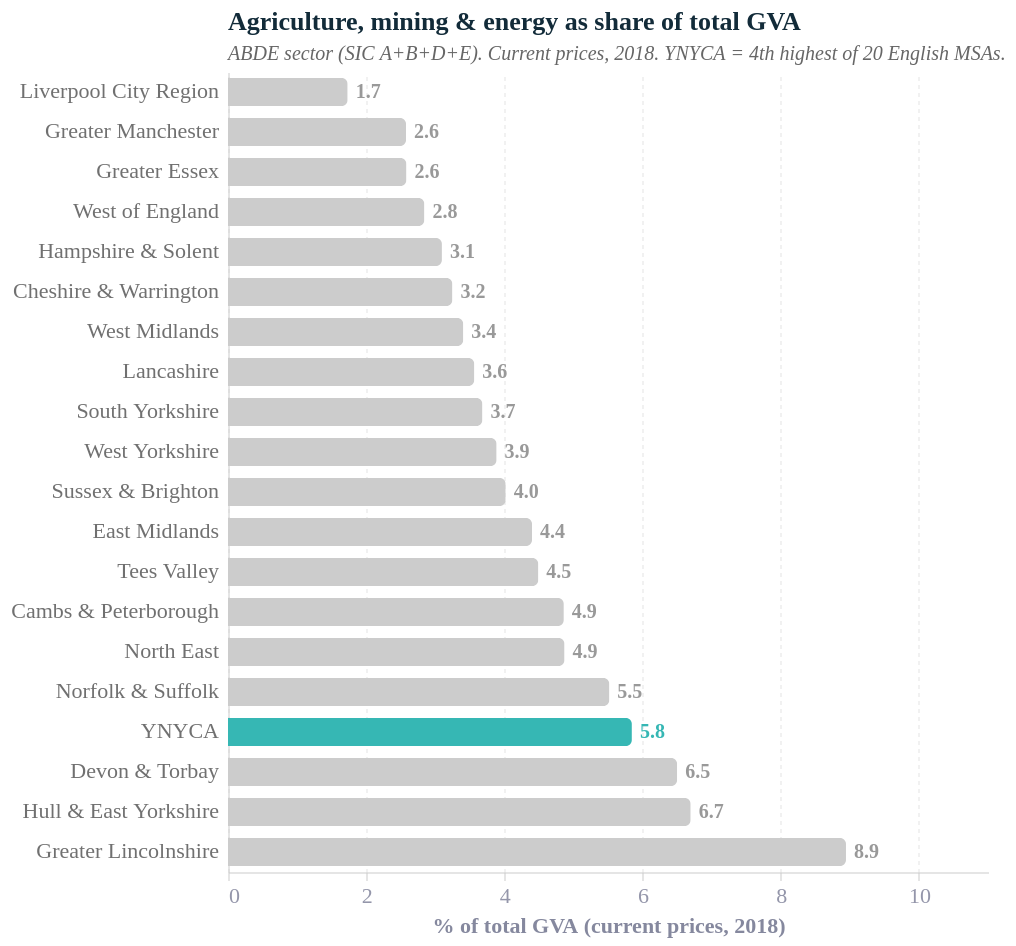

The notebook cell this image was saved under:
### Code cell
# Chart 1 — Cross-MSA ABDE share (Agriculture/mining/energy proxy), 2018
YEAR = 2018
_pivot = _msa_only[_msa_only['sic'].isin(['total', 'ABDE']) & (_msa_only['year'] == YEAR)] \
    .groupby(['msa_name', 'sic'])['value'].sum().reset_index()
_wide = _pivot.pivot_table(index='msa_name', columns='sic', values='value').reset_index()
_wide.columns.name = None
_wide = _wide.rename(columns={'total': 'gva_total', 'ABDE': 'gva_abde'})
_wide['abde_share'] = _wide['gva_abde'] / _wide['gva_total'] * 100
_wide['is_ynyca']   = _wide['msa_name'] == 'York and North Yorkshire'
_wide['short_name'] = _wide['msa_name'].map(NAME_MAP).fillna(_wide['msa_name'])
_wide = _wide.sort_values('abde_share', ascending=True)
MSA_ORDER = _wide['short_name'].tolist()

bars = alt.Chart(_wide).mark_bar(cornerRadiusEnd=3).encode(
    y=alt.Y('short_name:N', sort=MSA_ORDER, title=None,
            axis=alt.Axis(labelFontSize=11, labelColor='#333')),
    x=alt.X('abde_share:Q', title='% of total GVA (current prices, 2018)',
            scale=alt.Scale(domain=[0, 11]),
            axis=alt.Axis(format='d', grid=True, gridColor='#eeeeee', gridOpacity=0.8, tickCount=6)),
    color=alt.condition(alt.datum.is_ynyca, alt.value(TEAL), alt.value('#cccccc')),
    size=alt.condition(alt.datum.is_ynyca, alt.value(18), alt.value(14)),
    tooltip=['msa_name:N', alt.Tooltip('abde_share:Q', format='.1f', title='ABDE share %'),
             alt.Tooltip('gva_abde:Q', format=',.0f', title='ABDE GVA £m'),
             alt.Tooltip('gva_total:Q', format=',.0f', title='Total GVA £m')],
)
labels = alt.Chart(_wide).mark_text(align='left', dx=4, fontSize=10, fontWeight='bold').encode(
    y=alt.Y('short_name:N', sort=MSA_ORDER),
    x=alt.X('abde_share:Q'),
    text=alt.Text('abde_share:Q', format='.1f'),
    color=alt.condition(alt.datum.is_ynyca, alt.value(TEAL), alt.value('#999')),
)

chart_abde_share = (
    alt.layer(bars, labels)
    .properties(
        width=380, height=400,
        title=alt.TitleParams(
            text='Agriculture, mining & energy as share of total GVA',
            subtitle='ABDE sector (SIC A+B+D+E). Current prices, 2018. YNYCA = 4th highest of 20 English MSAs.',
            anchor='start', fontSize=13, subtitleFontSize=10,
            subtitleColor='#666', subtitleFontStyle='italic', color=NAVY,
        )
    )
    .configure_view(strokeWidth=0, fill='white')
    .configure(background='white')
    .configure_axis(grid=False, domainColor='#cccccc', tickColor='#cccccc')
)
chart_abde_share.save(f'{BASE}/data/processed/charts/msa_abde_share.png', scale_factor=3)
chart_abde_share

### Figure 1 — Vega-Lite specification as saved in the notebook (floating-point values rounded to 4 significant figures)
{"config": {"font": "Circular Std", "text": {"color": "#676A86", "align": "left", "baseline": "middle", "dx": 7, "dy": 0, "fontSize": 11}, "view": {"stroke": null, "continuousWidth": 400, "continuousHeight": 300, "discreteWidth": 400, "discreteHeight": 300}, "range": {"category": ["#36B7B4", "#E6224B", "#F4C245", "#0063AF", "#00A767", "#179FDB", "#EB5C2E"], "diverging": ["#E6224B", "#E54753", "#C9C9C9", "#179FDB", "#122B39"], "heatmap": ["#C9C9C9", "#179FDB", "#0063AF", "#122B39"], "ordinal": ["#00A767", "#36B7B4", "#179FDB", "#0063AF", "#243B5A"]}, "bar": {"color": "#179fdb"}, "line": {"color": "#e6224b"}, "rule": {"color": "#676A86"}, "area": {"opacity": 0.3}, "point": {"filled": true, "size": 80, "color": "#e6224b", "opacity": 0.95}, "geoshape": {"stroke": "white", "strokeWidth": 0.3}, "rect": {"fill": "#d6d4d4", "opacity": 0.3}, "axis": {"labelColor": "#676A86", "labelFontSize": 11, "labelFont": "Circular Std", "labelOpacity": 0.7, "tickColor": "#cccccc", "tickOpacity": 0.5, "domainColor": "#cccccc", "domainOpacity": 0.5, "gridColor": "#676A86", "gridDash": [2, 2], "gridOpacity": 0.5, "title": null, "titleColor": "#676A86", "titleOpacity": 0.8, "tickSize": 4, "grid": false}, "axisXDiscrete": {"grid": false, "labelAngle": 0, "tickCount": 10, "tickOpacity": 0.5, "title": null}, "axisYDiscrete": {"ticks": false, "labelPadding": 5}, "axisXTemporal": {"grid": false, "ticks": true}, "axisXQuantitative": {"grid": true}, "axisYQuantitative": {"gridColor": "#676A86", "gridDash": [1, 5], "gridOpacity": 0.5, "ticks": false, "labelPadding": 5, "tickCount": 8, "titleAngle": 0, "titleAlign": "left", "titleBaseline": "bottom", "titleX": 0, "titleY": -5}, "title": {"color": "#676A86E6", "subtitleColor": "#676A86", "font": "Circular Std", "subtitleFont": "Circular Std", "anchor": "start", "fontSize": 14, "subtitleFontSize": 12, "subtitlePadding": 4, "offset": 0, "frame": "group"}, "legend": {"titleColor": "#122b39", "title": null, "labelColor": "#122b39", "labelFontSize": 11}, "background": "white"}, "layer": [{"mark": {"type": "bar", "cornerRadiusEnd": 3}, "encoding": {"color": {"condition": {"test": "datum.is_ynyca", "value": "#36b7b4"}, "value": "#cccccc"}, "size": {"condition": {"test": "datum.is_ynyca", "value": 18}, "value": 14}, "tooltip": [{"field": "msa_name", "type": "nominal"}, {"field": "abde_share", "format": ".1f", "title": "ABDE share %", "type": "quantitative"}, {"field": "gva_abde", "format": ",.0f", "title": "ABDE GVA £m", "type": "quantitative"}, {"field": "gva_total", "format": ",.0f", "title": "Total GVA £m", "type": "quantitative"}], "x": {"axis": {"format": "d", "grid": true, "gridColor": "#eeeeee", "gridOpacity": 0.8, "tickCount": 6}, "field": "abde_share", "scale": {"domain": [0, 11]}, "title": "% of total GVA (current prices, 2018)", "type": "quantitative"}, "y": {"axis": {"labelColor": "#333", "labelFontSize": 11}, "field": "short_name", "sort": ["Liverpool City Region", "Greater Manchester", "Greater Essex", "West of England", "Hampshire & Solent", "Cheshire & Warrington", "West Midlands", "Lancashire", "South Yorkshire", "West Yorkshire", "Sussex & Brighton", "East Midlands", "Tees Valley", "Cambs & Peterborough", "North East", "Norfolk & Suffolk", "YNYCA", "Devon & Torbay", "Hull & East Yorkshire", "Greater Lincolnshire"], "title": null, "type": "nominal"}}}, {"mark": {"type": "text", "align": "left", "dx": 4, "fontSize": 10, "fontWeight": "bold"}, "encoding": {"color": {"condition": {"test": "datum.is_ynyca", "value": "#36b7b4"}, "value": "#999"}, "text": {"field": "abde_share", "format": ".1f", "type": "quantitative"}, "x": {"field": "abde_share", "type": "quantitative"}, "y": {"field": "short_name", "sort": ["Liverpool City Region", "Greater Manchester", "Greater Essex", "West of England", "Hampshire & Solent", "Cheshire & Warrington", "West Midlands", "Lancashire", "South Yorkshire", "West Yorkshire", "Sussex & Brighton", "East Midlands", "Tees Valley", "Cambs & Peterborough", "North East", "Norfolk & Suffolk", "YNYCA", "Devon & Torbay", "Hull & East Yorkshire", "Greater Lincolnshire"], "type": "nominal"}}}], "data": {"name": "data-65df20393170f32d6e644b40c7f5c3e4"}, "height": 400, "title": {"text": "Agriculture, mining & energy as share of total GVA", "anchor": "start", "color": "#122b39", "fontSize": 13, "subtitle": "ABDE sector (SIC A+B+D+E). Current prices, 2018. YNYCA = 4th highest of 20 English MSAs.", "subtitleColor": "#666", "subtitleFontSize": 10, "subtitleFontStyle": "italic"}, "width": 380, "$schema": "https://vega.github.io/schema/vega-lite/v5.20.1.json", "datasets": {"data-65df20393170f32d6e644b40c7f5c3e4": [{"msa_name": "Liverpool City Region", "gva_abde": 582.0, "gva_total": 33600.0, "abde_share": 1.732, "is_ynyca": false, "short_name": "Liverpool City Region"}, {"msa_name": "Greater Manchester", "gva_abde": 1830.0, "gva_total": 71020.0, "abde_share": 2.577, "is_ynyca": false, "short_name": "Greater Manchester"}, {"msa_name": "Greater Essex", "gva_abde": 1102.0, "gva_total": 42670.0, "abde_share": 2.583, "is_ynyca": false, "short_name": "Greater Essex"}, {"msa_name": "West of England", "gva_abde": 872.0, "gva_total": 30680.0, "abde_share": 2.842, "is_ynyca": false, "short_name": "West of England"}, {"msa_name": "Hampshire & Solent", "gva_abde": 1756.0, "gva_total": 56710.0, "abde_share": 3.096, "is_ynyca": false, "short_name": "Hampshire & Solent"}, {"msa_name": "Cheshire & Warrington", "gva_abde": 1055.0, "gva_total": 32480.0, "abde_share": 3.248, "is_ynyca": false, "short_name": "Cheshire & Warrington"}, {"msa_name": "West Midlands", "gva_abde": 2373.0, "gva_total": 69680.0, "abde_share": 3.405, "is_ynyca": false, "short_name": "West Midlands"}, {"msa_name": "Lancashire", "gva_abde": 1216.0, "gva_total": 34110.0, "abde_share": 3.565, "is_ynyca": false, "short_name": "Lancashire"}, {"msa_name": "South Yorkshire", "gva_abde": 396.0, "gva_total": 10750.0, "abde_share": 3.682, "is_ynyca": false, "short_name": "South Yorkshire"}, {"msa_name": "West Yorkshire", "gva_abde": 2152.0, "gva_total": 55350.0, "abde_share": 3.888, "is_ynyca": false, "short_name": "West Yorkshire"}, {"msa_name": "Sussex & Brighton", "gva_abde": 1613.0, "gva_total": 40130.0, "abde_share": 4.019, "is_ynyca": false, "short_name": "Sussex & Brighton"}, {"msa_name": "East Midlands", "gva_abde": 2128.0, "gva_total": 48360.0, "abde_share": 4.4, "is_ynyca": false, "short_name": "East Midlands"}, {"msa_name": "Tees Valley", "gva_abde": 617.0, "gva_total": 13740.0, "abde_share": 4.492, "is_ynyca": false, "short_name": "Tees Valley"}, {"msa_name": "Cambridgeshire and Peterborough", "gva_abde": 1289.0, "gva_total": 26520.0, "abde_share": 4.861, "is_ynyca": false, "short_name": "Cambs & Peterborough"}, {"msa_name": "North East", "gva_abde": 1992.0, "gva_total": 40900.0, "abde_share": 4.871, "is_ynyca": false, "short_name": "North East"}, {"msa_name": "Norfolk & Suffolk", "gva_abde": 2083.0, "gva_total": 37740.0, "abde_share": 5.52, "is_ynyca": false, "short_name": "Norfolk & Suffolk"}, {"msa_name": "York and North Yorkshire", "gva_abde": 1211.0, "gva_total": 20720.0, "abde_share": 5.846, "is_ynyca": true, "short_name": "YNYCA"}, {"msa_name": "Devon and Torbay", "gva_abde": 1281.0, "gva_total": 19700.0, "abde_share": 6.501, "is_ynyca": false, "short_name": "Devon & Torbay"}, {"msa_name": "Hull and East Yorkshire", "gva_abde": 873.0, "gva_total": 13040.0, "abde_share": 6.697, "is_ynyca": false, "short_name": "Hull & East Yorkshire"}, {"msa_name": "Greater Lincolnshire", "gva_abde": 1983.0, "gva_total": 22170.0, "abde_share": 8.945, "is_ynyca": false, "short_name": "Greater Lincolnshire"}]}}
